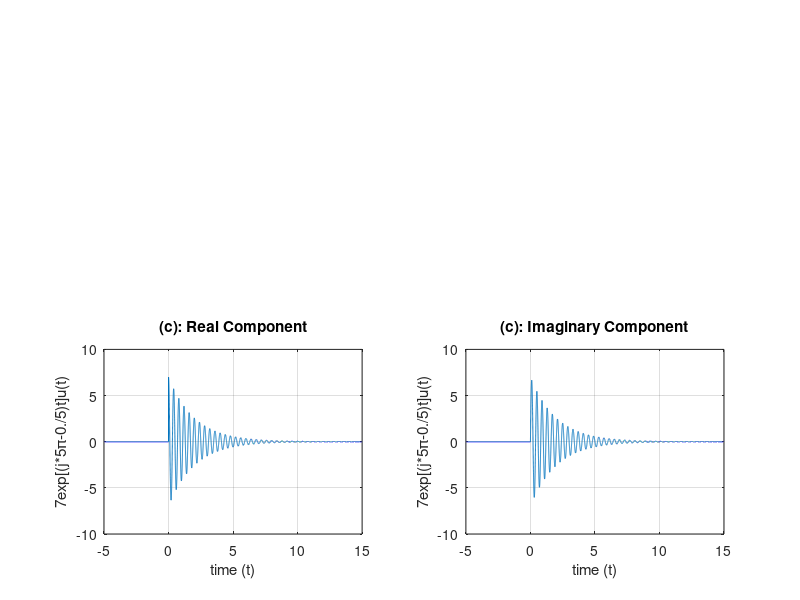

Reproduce this figure in MATLAB.
% x_3(t) = 7e^{(j5\pi -.5)t}u(t) from -5 to 15, plot real and imaginary
% parts

t3 = [-5:0.001:15];
x3 = 7*exp((j*5*pi-.5)*t3).*(t3>=0);

subplot(2, 2, 3);
plot(t3, real(x3)); % plot real part
grid on;
xlabel('time (t)');
ylabel('7exp[(j*5\pi-0./5)t]u(t)');
title('(c): Real Component');

subplot(2, 2, 4);
plot(t3, imag(x3)); % plot real part
grid on;
xlabel('time (t)');
ylabel('7exp[(j*5\pi-0./5)t]u(t)');
title('(c): Imaginary Component');

